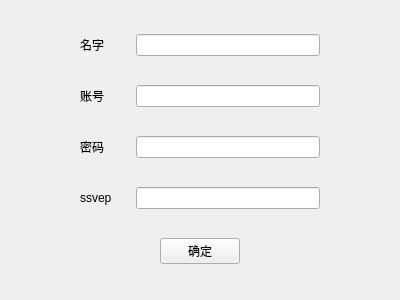
<?xml version="1.0" encoding="UTF-8"?>
<ui version="4.0">
 <class>UserAddWidget</class>
 <widget class="QWidget" name="UserAddWidget">
  <property name="geometry">
   <rect>
    <x>0</x>
    <y>0</y>
    <width>400</width>
    <height>300</height>
   </rect>
  </property>
  <property name="windowTitle">
   <string>Form</string>
  </property>
  <layout class="QVBoxLayout" name="verticalLayout">
   <property name="leftMargin">
    <number>80</number>
   </property>
   <property name="rightMargin">
    <number>80</number>
   </property>
   <item>
    <layout class="QHBoxLayout" name="horizontalLayout">
     <item>
      <widget class="QLabel" name="label">
       <property name="minimumSize">
        <size>
         <width>50</width>
         <height>0</height>
        </size>
       </property>
       <property name="text">
        <string>名字</string>
       </property>
      </widget>
     </item>
     <item>
      <widget class="QLineEdit" name="name"/>
     </item>
    </layout>
   </item>
   <item>
    <layout class="QHBoxLayout" name="horizontalLayout_2">
     <item>
      <widget class="QLabel" name="label_2">
       <property name="minimumSize">
        <size>
         <width>50</width>
         <height>0</height>
        </size>
       </property>
       <property name="text">
        <string>账号</string>
       </property>
      </widget>
     </item>
     <item>
      <widget class="QLineEdit" name="accout"/>
     </item>
    </layout>
   </item>
   <item>
    <layout class="QHBoxLayout" name="horizontalLayout_3">
     <item>
      <widget class="QLabel" name="label_3">
       <property name="minimumSize">
        <size>
         <width>50</width>
         <height>0</height>
        </size>
       </property>
       <property name="text">
        <string>密码</string>
       </property>
      </widget>
     </item>
     <item>
      <widget class="QLineEdit" name="password"/>
     </item>
    </layout>
   </item>
   <item>
    <layout class="QHBoxLayout" name="horizontalLayout_4">
     <item>
      <widget class="QLabel" name="label_4">
       <property name="minimumSize">
        <size>
         <width>50</width>
         <height>0</height>
        </size>
       </property>
       <property name="text">
        <string>ssvep</string>
       </property>
      </widget>
     </item>
     <item>
      <widget class="QLineEdit" name="ssvep"/>
     </item>
    </layout>
   </item>
   <item>
    <layout class="QHBoxLayout" name="horizontalLayout_5">
     <item>
      <spacer name="horizontalSpacer">
       <property name="orientation">
        <enum>Qt::Horizontal</enum>
       </property>
       <property name="sizeHint" stdset="0">
        <size>
         <width>40</width>
         <height>20</height>
        </size>
       </property>
      </spacer>
     </item>
     <item>
      <widget class="QPushButton" name="confirm">
       <property name="text">
        <string>确定</string>
       </property>
      </widget>
     </item>
     <item>
      <spacer name="horizontalSpacer_2">
       <property name="orientation">
        <enum>Qt::Horizontal</enum>
       </property>
       <property name="sizeHint" stdset="0">
        <size>
         <width>40</width>
         <height>20</height>
        </size>
       </property>
      </spacer>
     </item>
    </layout>
   </item>
  </layout>
 </widget>
 <resources/>
 <connections/>
</ui>
